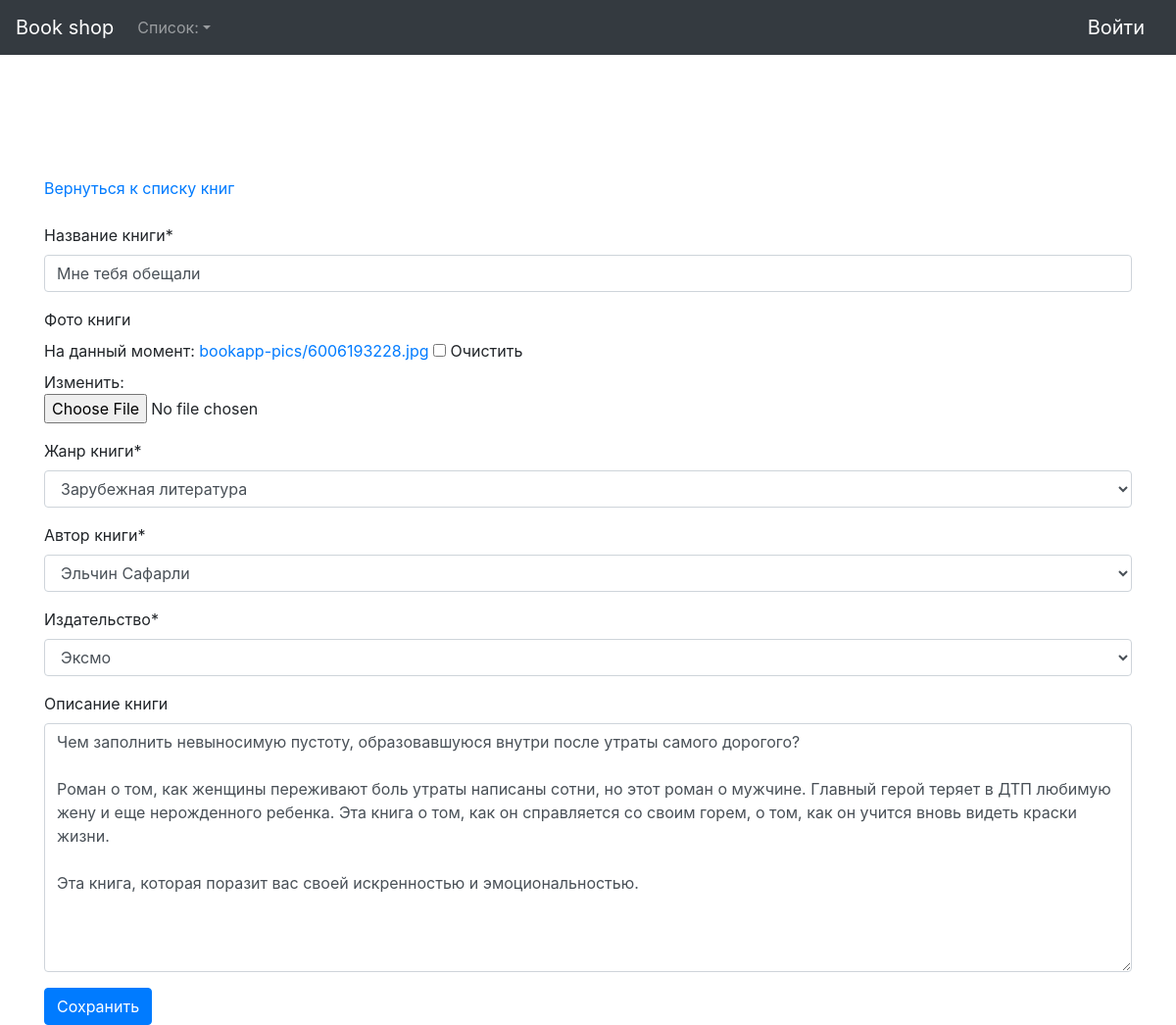
The page /book/update-bookapp/1 on the database its author committed.
### book/models.py (models this page shows, shortened)
class BookApp(models.Model):
    name = models.CharField(
        verbose_name='Название книги',
        max_length=50
    )
    image = models.ImageField(
        verbose_name='Фото книги',
        upload_to='bookapp-pics',
        null=True,
        blank=True
    )
    genre = models.ForeignKey(
        Genre, on_delete=models.PROTECT,
        verbose_name='Жанр книги',
    )
    authors = models.ForeignKey(
        Authors, on_delete=models.PROTECT,
        verbose_name='Автор книги',
    )
    publisher = models.ForeignKey(
        Publisher, on_delete=models.PROTECT,
        verbose_name='Издательство',
    )
    description = models.TextField(
        verbose_name='Описание книги',
        null=True,
        blank=True
    )
    created = models.DateTimeField(
        verbose_name="Создано",
        auto_now=False,
        auto_now_add=True
    )
    updated = models.DateTimeField(
        verbose_name="Изменено",
        auto_now=True,
        auto_now_add=False
    )

### testgenre/models.py (models this page shows)
class Genre(models.Model):
    name = models.CharField(
        verbose_name='Название жанра',
        max_length=50
    )
    description = models.TextField(
        verbose_name='Описание жанра',
        null=True,
        blank=True
    )
    created = models.DateTimeField(
        verbose_name="Создано",
        auto_now=False,
        auto_now_add=True
    )
    updated = models.DateTimeField(
        verbose_name="Изменено",
        auto_now=True,
        auto_now_add=False
    )
    def __str__(self):
        return self.name

### authors/models.py (models this page shows)
class Authors(models.Model):
    name = models.CharField(
        verbose_name='ФИО автора',
        max_length=50
    )
    description = models.TextField(
        verbose_name='Биография',
        null=True,
        blank=True
    )
    def __str__(self):
        return self.name

### book/views.py (the view)
# urls.py: path('update-bookapp/<int:pk>', views.UpdateBookApp.as_view(), name="update"),
class UpdateBookApp(UpdateView):
    model = BookApp
    form_class = CreateBookAppForm
    template_name = 'bookapp/update-bookapp.html'
    success_url = reverse_lazy('bookapp:list')

### book/forms.py
class CreateBookAppForm(forms.ModelForm):
    class Meta:
        model = BookApp
        fields = (
            'name',
            'image',
            'genre',
            'authors',
            'publisher',
            'description',
        )

### publisher/models.py (called while the page is built)
    def __str__(self):
        return self.name

### book/templates/bookapp/update-bookapp.html (shortened to what this page needs)
{% extends 'templates/base.html' %}
{% load static %}
{% load crispy_forms_tags %}
{%block body%}
    <a href="{% url 'bookapp:list' %}" >Вернуться к списку книг</a>
    <br>
    <br>
    <form action="" method="post">
        {{form|crispy}}
        <input type="submit" class="btn btn-primary" value="Сохранить">
    </form>
{%endblock body%}

### static/css/starter-template.css (style rules this page uses)
body { padding-top: 5rem; }

### rows shown on the page
BookApp: name "Мне тебя обещали", genre "Зарубежная литература", authors "Эльчин Сафарли", publisher "Эксмо", description "Чем заполнить невыносимую пустоту, образовавшуюся внутри после утраты самого дорогого? Роман о том, как женщины переживают боль утраты написаны сотни, но этот роман о мужчине. Главный герой теряет в ДТП любимую жену и еще нерожденного ребенка. Эта книга о том, как он справляется со своим горем, о том, как он учится вновь видеть краски жизни. Эта книга, которая поразит вас своей искренностью и эмоциональностью."
